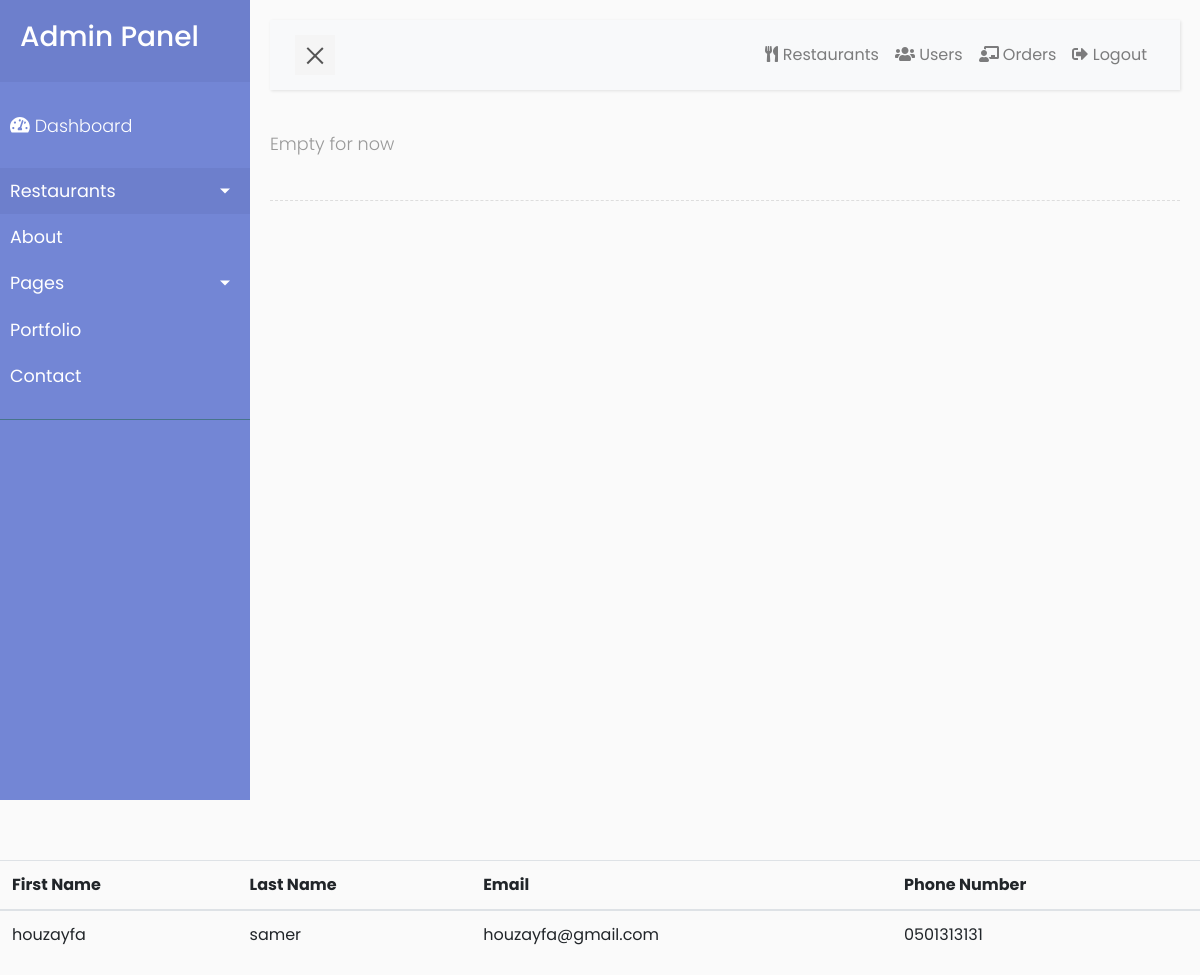
/admin/dashboard.php (signed in), run on an earlier commit of the app's database.
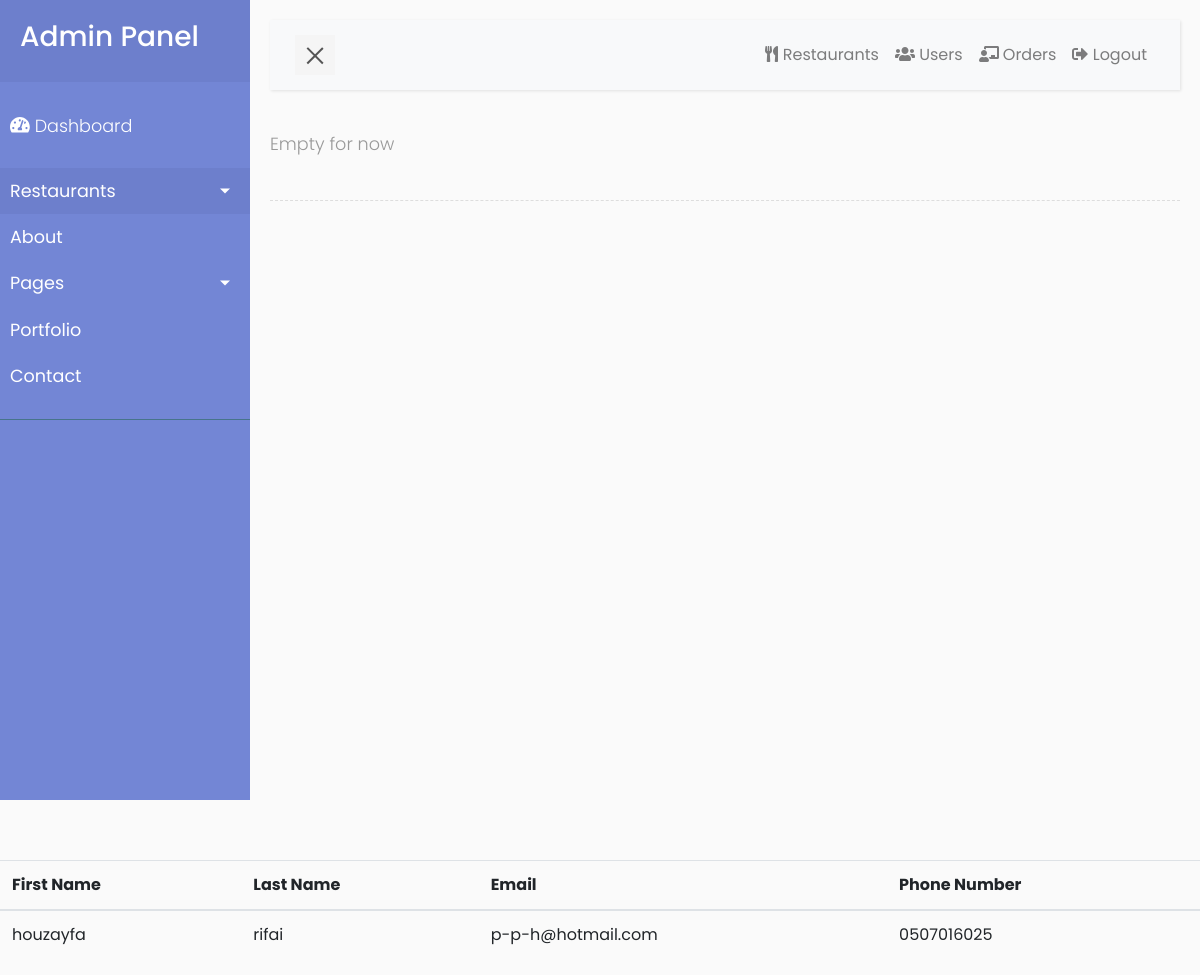
And on a later commit of the database.
### tables this page shows
CREATE TABLE `users` (
  `phone_number` varchar(50) NOT NULL,
  `first_name` varchar(255) NOT NULL,
  `last_name` varchar(255) NOT NULL,
  `email` varchar(255) NOT NULL,
  `password` varchar(255) NOT NULL,
  `group_id` tinyint(4) NOT NULL DEFAULT 0
);

### admin/dashboard.php (the view, shortened to what this page needs)
<?php
	if(!isset($_SESSION['admin_email'])){
		header('Location: index.php');
	}else{
		$connection = mysqli_connect(DB_HOST,
			DB_USERNAME, DB_PASSWORD, DB_NAME);
		$users_query = "SELECT * FROM users WHERE group_id = 0";
		$users_results = $connection->query($users_query);
		display_users($users_results);
	}
function display_users($users_results){
	echo "<table style=\" margin-top:60px;\" class=\"table\">
		  <thead>
		    <tr>
		      <th scope=\"col\">First Name</th>
		      <th scope=\"col\">Last Name</th>
		      <th scope=\"col\">Email</th>
		      <th scope=\"col\">Phone Number</th>
		    </tr>
		  </thead>
		  <tbody>";
		if(mysqli_num_rows($users_results) > 0) {
			while ($row = mysqli_fetch_array($users_results) ) {
				echo "<tr>
					      <td>{$row["first_name"]}</td>
					      <td>{$row["last_name"]}</td>
					      <td scope=\"row\">{$row["email"]}</td>
					      <td>{$row["phone_number"]}</td>
				    </tr>";
			}
			echo "
				  	</tbody>
					</table>";
		}else{
			echo "You have no users in your DB, perhaps you want to add a new user!";
		}
}
?>

What changed in the data, as far as the page shows it:
removed users: first_name "houzayfa", last_name "samer", email "houzayfa@gmail.com", phone_number "0501313131"
added users: first_name "houzayfa", last_name "rifai", email "p-p-h@hotmail.com", phone_number "0507016025"
